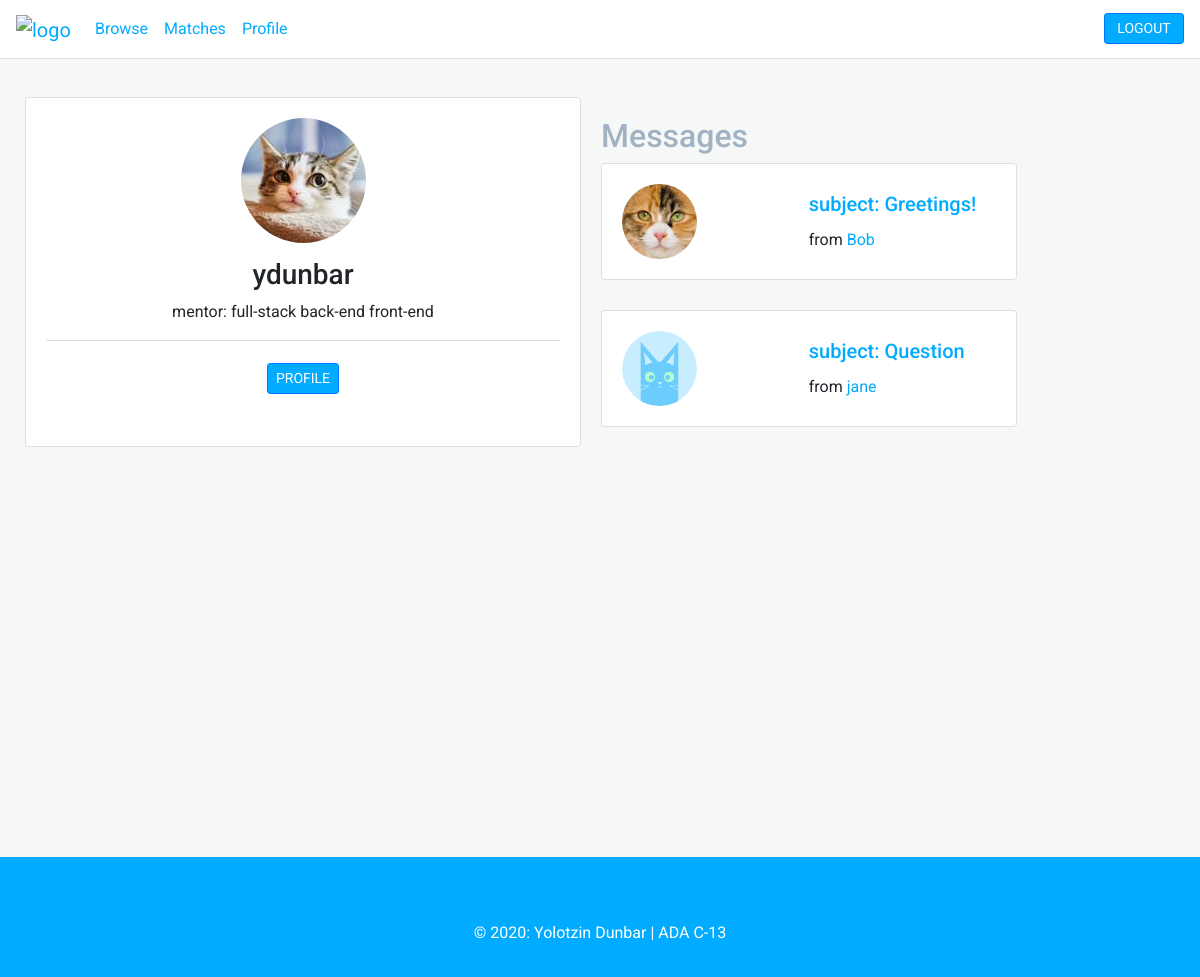
Screenshot of /home (signed in) with the database file from the repository.
### app/models.py (models this page shows, shortened)
class User(db.Model, UserMixin):
    id = db.Column(db.Integer, primary_key=True)
    username = db.Column(db.String(), unique=True, nullable=False)
    email = db.Column(db.String(), unique=True, nullable=False)
    image = db.Column(db.String(), nullable=False, default='default.png')
    password = db.Column(db.String(60))
    posts = db.relationship('Post', backref='author', lazy=True, foreign_keys = 'Post.author_id')
    recieved_posts = db.relationship('Post', backref='recipient', lazy=True, foreign_keys = 'Post.recipient_id')
    roles = db.relationship('Role', backref='user', lazy='dynamic', foreign_keys = 'Role.user_id')

class Role(db.Model):
    id = db.Column(db.Integer, primary_key=True)
    user_id = db.Column(db.Integer, db.ForeignKey('user.id'), nullable=False)
    name = db.Column(db.String(), nullable=False)
    skills = db.relationship('Skill', secondary=skill_role, backref='role', lazy='dynamic')

class Skill(db.Model):
    id = db.Column(db.Integer, primary_key=True)
    name = db.Column(db.String(), unique=True, nullable=False)

class Post(db.Model):
    id = db.Column(db.Integer, primary_key=True)
    title = db.Column(db.String(), unique=True, nullable=False)
    date_posted = db.Column(db.DateTime(), nullable=False, default=datetime.utcnow)
    content = db.Column(db.Text, nullable=False)
    author_id = db.Column(db.Integer, db.ForeignKey('user.id'), nullable=False)
    recipient_id = db.Column(db.Integer, db.ForeignKey('user.id'), nullable=False)

### app/routes.py (the view)
@app.route('/')
@app.route('/home', methods=['GET'])
def home():
    if current_user.is_authenticated:
        posts = Post.query.filter_by(recipient=current_user)
        user = current_user
    else:
        posts = []
        user = False
    return render_template('home.html', posts=posts, user=user)

### app/models.py (called while the page is built)
@login_manager.user_loader
def load_user(user_id):
    return User.query.get(int(user_id))

### app/templates/home.html (shortened to what this page needs)
{% extends 'layout.html' %}
{% block content %}
    <div>
        {% if user %}
            <div class="flex-container padded-container">
                <div class="card text-center flex-children" style="width: 18rem;">
                    <div class="card-body home-profile-card">
                        <div>
                            <img class="rounded-circle large-image" src="{{ url_for('static', filename='profile_pictures/' + user.image) }}">
                        </div>
                        <div>
                            <h3 class="card-text">{{ user.username }}</h3>
                            {% for role in user.roles %}
                                <p>
                                    <span>{{ role.name }}:</span>
                                    {% for skill in role.skills %}
                                        <span>{{ skill.name }}</span>
                                    {% endfor %}
                            {% endfor %}
                        </div>
                        <div class="card-footer bg-transparent">
                            <a class="btn btn-primary btn-sm profile-btn" href="{{ url_for('profile', username = user.username) }}">PROFILE</a>
                        </div>
                    </div>
                </div>
                {% if posts %}
                    <div class="messages flex-children">
                        <h2>Messages</h2>
                        {% for post in posts %}
                            <div class="card w-75">
                                <div class="card-body message-card">
                                    <div class="left">
                                        <img class="rounded-circle small-image" src="{{ url_for('static', filename='profile_pictures/' + post.author.image) }}">
                                    </div>
                                    <div class="right center">
                                        <div class="centered">
                                            <h5 class="card-title"><a href="{{ url_for('post', id=post.id) }}">subject: {{ post.title }}</a></h5>
                                            <p class="card-text">from <a href="{{ url_for('profile', username = post.author.username) }}">{{ post.author.username }}</a></p>
                                        </div>
                                    </div>
                                </div>
                            </div>
                        {% endfor %}
                    </div>
                {% endif %}
            </div>
        {% endif %}
    </div>
{% endblock content %}

### app/static/main.css (style rules this page uses)
body { font-family: 'Roboto', sans-serif; background-color: #F6F8F8; padding-top: 57px; }
body a { color: #01ABFF; }
.flex-container { display: flex; }
.flex-children { flex: 1; }
h2 { color: #A1B2C2 }
.btn-primary, .btn-info { color: white !important; }
.btn-primary { background-color: #01ABFF !important;; }
.padded-container { padding: 40px 25px 25px 25px }
.card { margin-bottom: 30px; }
.small-image { max-width: 75px; }
.large-image { max-width: 125px; margin-bottom: 15px; }
.profile-btn { margin-top: 10px; }
.messages { padding: 20px; }
.message-card, .user-card { display: flex; }
.left, .right, .middle { flex: 1; }
.center { position: relative; }
.centered { margin: 0; position: absolute; top: 50%; -ms-transform: translateY(-50%); transform: translateY(-50%); }

### rows the page displays
User: image (picture), username "ydunbar"
Role: name "mentor"
Skill: name "full-stack"
Skill: name "back-end"
Skill: name "front-end"
Post: image (picture), title "Greetings!", author.username "Bob"
Post: image (placeholder picture), title "Question", author.username "jane"
